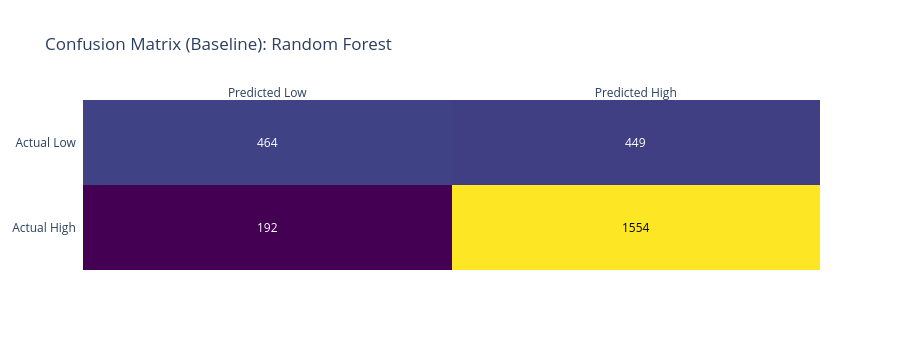
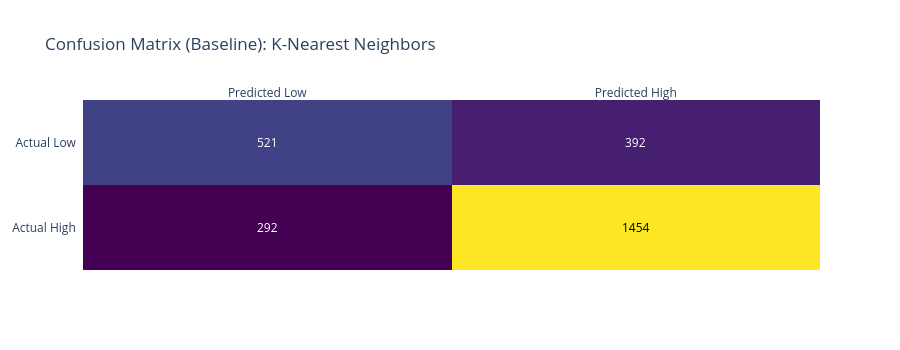
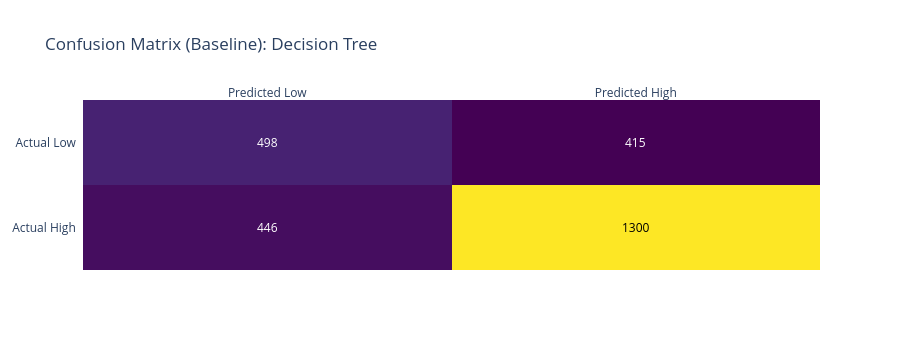
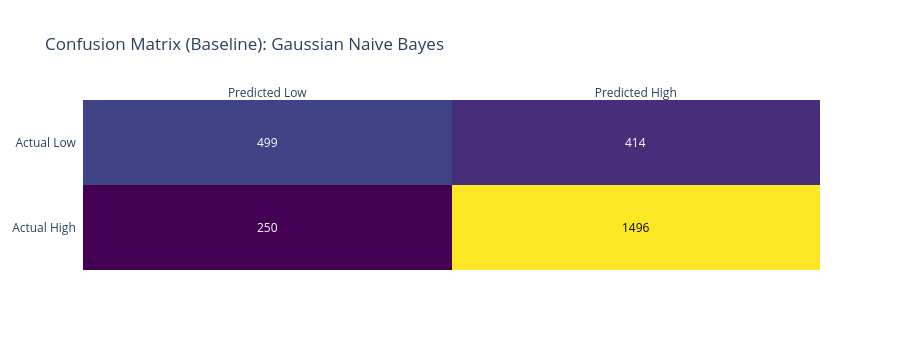

Source (notebook cell) for these figures, in order:
### Code cell
# Confusion matrices
for name in cm_data:
    cm = cm_data[name]
    fig_cm = ff.create_annotated_heatmap(
        z=cm.tolist(),
        x=["Predicted Low", "Predicted High"],
        y=["Actual Low", "Actual High"],
        annotation_text=[[str(y) for y in x] for x in cm.tolist()],
        colorscale="Viridis"
    )
    fig_cm.update_layout(title_text=f"Confusion Matrix (Baseline): {name}",
                         yaxis=dict(autorange="reversed"), height=350)
    fig_cm.show()

### Figure 1 — Plotly figure (JSON) as saved in the notebook; plotly's stock layout.template omitted (floating-point values rounded to 4 significant figures)
{"data": [{"colorscale": [[0.0, "#440154"], [0.1111, "#482878"], [0.2222, "#3e4989"], [0.3333, "#31688e"], [0.4444, "#26828e"], [0.5556, "#1f9e89"], [0.6667, "#35b779"], [0.7778, "#6ece58"], [0.8889, "#b5de2b"], [1.0, "#fde725"]], "reversescale": false, "showscale": false, "x": ["Predicted Low", "Predicted High"], "y": ["Actual Low", "Actual High"], "z": [[464, 449], [192, 1554]], "type": "heatmap"}], "layout": {"annotations": [{"font": {"color": "#FFFFFF"}, "showarrow": false, "text": "464", "x": "Predicted Low", "xref": "x", "y": "Actual Low", "yref": "y"}, {"font": {"color": "#FFFFFF"}, "showarrow": false, "text": "449", "x": "Predicted High", "xref": "x", "y": "Actual Low", "yref": "y"}, {"font": {"color": "#FFFFFF"}, "showarrow": false, "text": "192", "x": "Predicted Low", "xref": "x", "y": "Actual High", "yref": "y"}, {"font": {"color": "#000000"}, "showarrow": false, "text": "1554", "x": "Predicted High", "xref": "x", "y": "Actual High", "yref": "y"}], "xaxis": {"dtick": 1, "gridcolor": "rgb(0, 0, 0)", "side": "top", "ticks": ""}, "yaxis": {"dtick": 1, "ticks": "", "ticksuffix": "  ", "autorange": "reversed"}, "title": {"text": "Confusion Matrix (Baseline): Random Forest"}, "height": 350}}

### Figure 2 — Plotly figure (JSON) as saved in the notebook; plotly's stock layout.template omitted (floating-point values rounded to 4 significant figures)
{"data": [{"colorscale": [[0.0, "#440154"], [0.1111, "#482878"], [0.2222, "#3e4989"], [0.3333, "#31688e"], [0.4444, "#26828e"], [0.5556, "#1f9e89"], [0.6667, "#35b779"], [0.7778, "#6ece58"], [0.8889, "#b5de2b"], [1.0, "#fde725"]], "reversescale": false, "showscale": false, "x": ["Predicted Low", "Predicted High"], "y": ["Actual Low", "Actual High"], "z": [[521, 392], [292, 1454]], "type": "heatmap"}], "layout": {"annotations": [{"font": {"color": "#FFFFFF"}, "showarrow": false, "text": "521", "x": "Predicted Low", "xref": "x", "y": "Actual Low", "yref": "y"}, {"font": {"color": "#FFFFFF"}, "showarrow": false, "text": "392", "x": "Predicted High", "xref": "x", "y": "Actual Low", "yref": "y"}, {"font": {"color": "#FFFFFF"}, "showarrow": false, "text": "292", "x": "Predicted Low", "xref": "x", "y": "Actual High", "yref": "y"}, {"font": {"color": "#000000"}, "showarrow": false, "text": "1454", "x": "Predicted High", "xref": "x", "y": "Actual High", "yref": "y"}], "xaxis": {"dtick": 1, "gridcolor": "rgb(0, 0, 0)", "side": "top", "ticks": ""}, "yaxis": {"dtick": 1, "ticks": "", "ticksuffix": "  ", "autorange": "reversed"}, "title": {"text": "Confusion Matrix (Baseline): K-Nearest Neighbors"}, "height": 350}}

### Figure 3 — Plotly figure (JSON) as saved in the notebook; plotly's stock layout.template omitted (floating-point values rounded to 4 significant figures)
{"data": [{"colorscale": [[0.0, "#440154"], [0.1111, "#482878"], [0.2222, "#3e4989"], [0.3333, "#31688e"], [0.4444, "#26828e"], [0.5556, "#1f9e89"], [0.6667, "#35b779"], [0.7778, "#6ece58"], [0.8889, "#b5de2b"], [1.0, "#fde725"]], "reversescale": false, "showscale": false, "x": ["Predicted Low", "Predicted High"], "y": ["Actual Low", "Actual High"], "z": [[498, 415], [446, 1300]], "type": "heatmap"}], "layout": {"annotations": [{"font": {"color": "#FFFFFF"}, "showarrow": false, "text": "498", "x": "Predicted Low", "xref": "x", "y": "Actual Low", "yref": "y"}, {"font": {"color": "#FFFFFF"}, "showarrow": false, "text": "415", "x": "Predicted High", "xref": "x", "y": "Actual Low", "yref": "y"}, {"font": {"color": "#FFFFFF"}, "showarrow": false, "text": "446", "x": "Predicted Low", "xref": "x", "y": "Actual High", "yref": "y"}, {"font": {"color": "#000000"}, "showarrow": false, "text": "1300", "x": "Predicted High", "xref": "x", "y": "Actual High", "yref": "y"}], "xaxis": {"dtick": 1, "gridcolor": "rgb(0, 0, 0)", "side": "top", "ticks": ""}, "yaxis": {"dtick": 1, "ticks": "", "ticksuffix": "  ", "autorange": "reversed"}, "title": {"text": "Confusion Matrix (Baseline): Decision Tree"}, "height": 350}}

### Figure 4 — Plotly figure (JSON) as saved in the notebook; plotly's stock layout.template omitted (floating-point values rounded to 4 significant figures)
{"data": [{"colorscale": [[0.0, "#440154"], [0.1111, "#482878"], [0.2222, "#3e4989"], [0.3333, "#31688e"], [0.4444, "#26828e"], [0.5556, "#1f9e89"], [0.6667, "#35b779"], [0.7778, "#6ece58"], [0.8889, "#b5de2b"], [1.0, "#fde725"]], "reversescale": false, "showscale": false, "x": ["Predicted Low", "Predicted High"], "y": ["Actual Low", "Actual High"], "z": [[499, 414], [250, 1496]], "type": "heatmap"}], "layout": {"annotations": [{"font": {"color": "#FFFFFF"}, "showarrow": false, "text": "499", "x": "Predicted Low", "xref": "x", "y": "Actual Low", "yref": "y"}, {"font": {"color": "#FFFFFF"}, "showarrow": false, "text": "414", "x": "Predicted High", "xref": "x", "y": "Actual Low", "yref": "y"}, {"font": {"color": "#FFFFFF"}, "showarrow": false, "text": "250", "x": "Predicted Low", "xref": "x", "y": "Actual High", "yref": "y"}, {"font": {"color": "#000000"}, "showarrow": false, "text": "1496", "x": "Predicted High", "xref": "x", "y": "Actual High", "yref": "y"}], "xaxis": {"dtick": 1, "gridcolor": "rgb(0, 0, 0)", "side": "top", "ticks": ""}, "yaxis": {"dtick": 1, "ticks": "", "ticksuffix": "  ", "autorange": "reversed"}, "title": {"text": "Confusion Matrix (Baseline): Gaussian Naive Bayes"}, "height": 350}}
